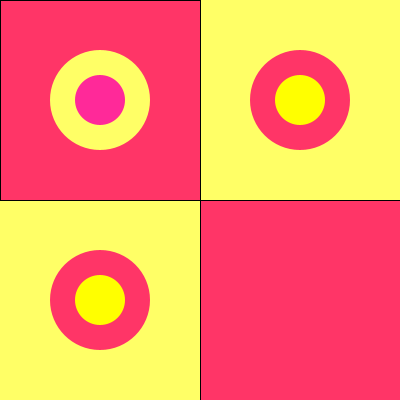
Frame 1 (no input)
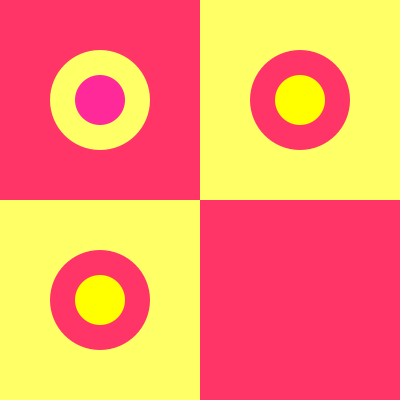
Frame 60 (the mouse pressed at the canvas centre just before this capture)
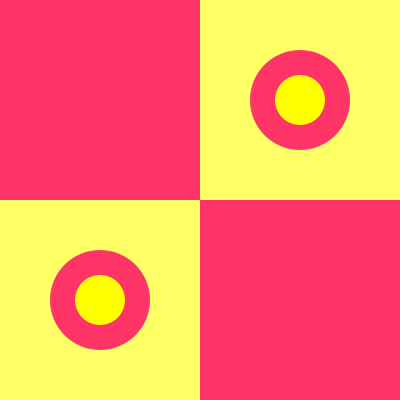
Frame 120 (the mouse held since frame 60 and released just before this capture)

The Processing sketch that drew these frames (run headless with seeded random() and noise(); from frame 60 on, the mouse is pressed at the canvas centre):

// Processing sketch: processing_112051
// ── processing_112051.pde

//Sungji Choi 4 sections

void setup() {
  size(400, 400);
}

void draw() {
  background(255, 255, 102);
  fill(255, 53, 103);
  rect(0, 0, 200, 200);
  rect(200, 200, 200, 200);
  fill (255, 53, 103);
  noStroke();
  ellipse(100, 300, 100, 100);
  ellipse(300, 100, 100, 100);
  fill (255, 255, 0);
  ellipse(100, 300, 50, 50);
  ellipse(300, 100, 50, 50);

  if ((mouseY < height/2) && (mouseX < width/2)) {
    fill (255, 255, 102);
    noStroke();
    ellipse(100, 100, 100, 100);
    fill (255, 051, 153);
    ellipse(100, 100, 50, 50);
  }    

  if ((mouseY < height/2) && (mouseX > width/2)) {
    fill (255, 255, 102);
    noStroke();
    rect(200, 0, 200, 200);
  }    

  if ((mouseY > height/2) && (mouseX < width/2)) {
    fill (255, 255, 102);
    noStroke();
    rect(0, 200, 200, 200);
    
  }    

  if ((mouseY > height/2) && (mouseX > width/2)) {
    fill (255, 255, 102);
    noStroke();
    ellipse(300, 300, 100, 100); 
    fill (255, 051, 153);
    ellipse(300, 300, 50, 50);
  }
}
